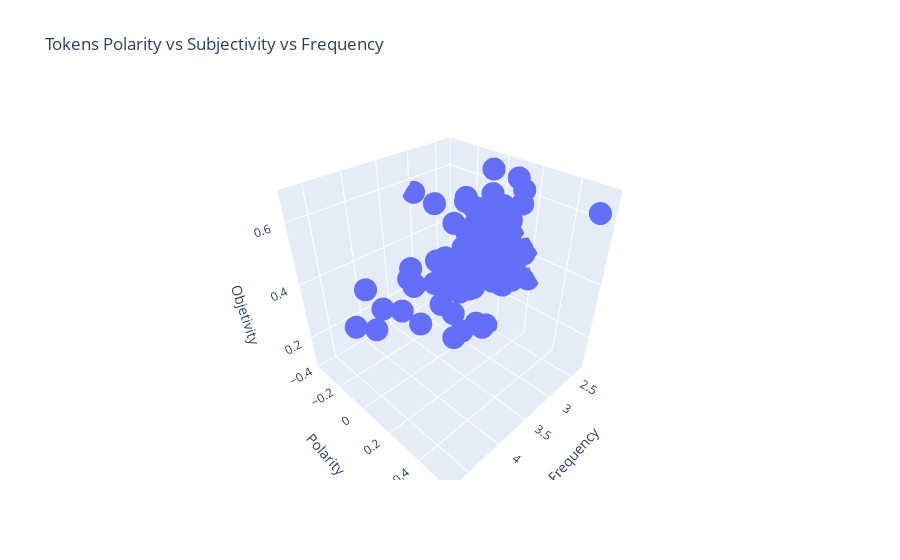

Notebook cell for this chart:
### Code cell
fig3d = px.scatter_3d(
    log_Cleaned_macro_data_frame,
    x="Frequency",
    y="Polarity",
    z="Objetivity",
    hover_name=macro_data_frame.loc[(list(log_updated_new_data_set_df.columns))].index.astype(str),
    hover_data={"Frequency":":.3f", "Polarity":":.3f", "Objetivity":True},
    title=f"Tokens Polarity vs Subjectivity vs Frequency"
)


fig3d.show()

### Figure 1 — Plotly figure (JSON) as saved in the notebook; plotly's stock layout.template omitted (floating-point values rounded to 4 significant figures; data arrays with more than 128 entries replaced by an {"elided": "..."} marker saying what was removed)
{"data": [{"hovertemplate": "<b>%{hovertext}</b><br><br>Frequency=%{x:.3f}<br>Polarity=%{y:.3f}<br>Objetivity=%{z}<extra></extra>", "hovertext": {"elided": "147 str values"}, "legendgroup": "", "marker": {"color": "#636efa", "symbol": "circle"}, "mode": "markers", "name": "", "scene": "scene", "showlegend": false, "type": "scatter3d", "x": {"elided": "147 float values"}, "y": {"elided": "147 float values"}, "z": {"elided": "147 float values"}}], "layout": {"legend": {"tracegroupgap": 0}, "scene": {"domain": {"x": [0, 1], "y": [0, 1]}, "xaxis": {"title": {"text": "Frequency"}}, "yaxis": {"title": {"text": "Polarity"}}, "zaxis": {"title": {"text": "Objetivity"}}}, "title": {"text": "Tokens Polarity vs Subjectivity vs Frequency"}}}
